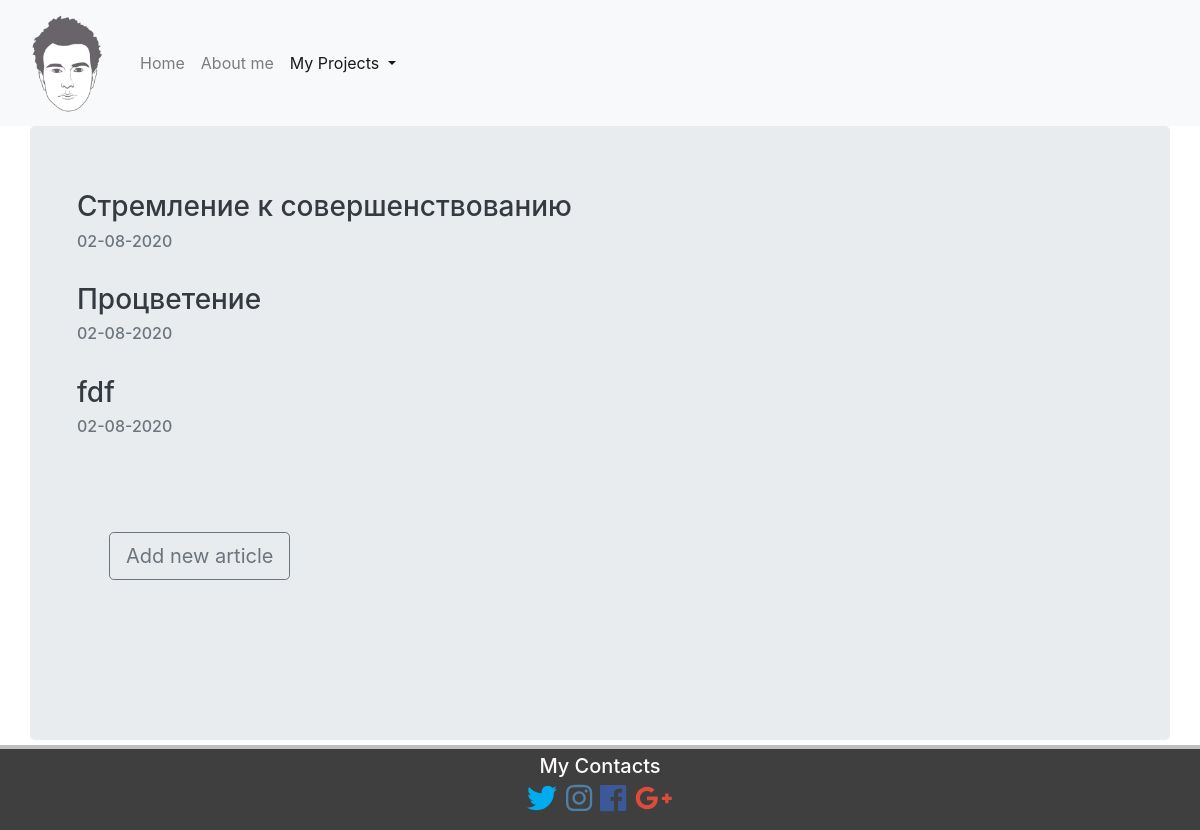
/articles/, run on an earlier commit of the app's database.
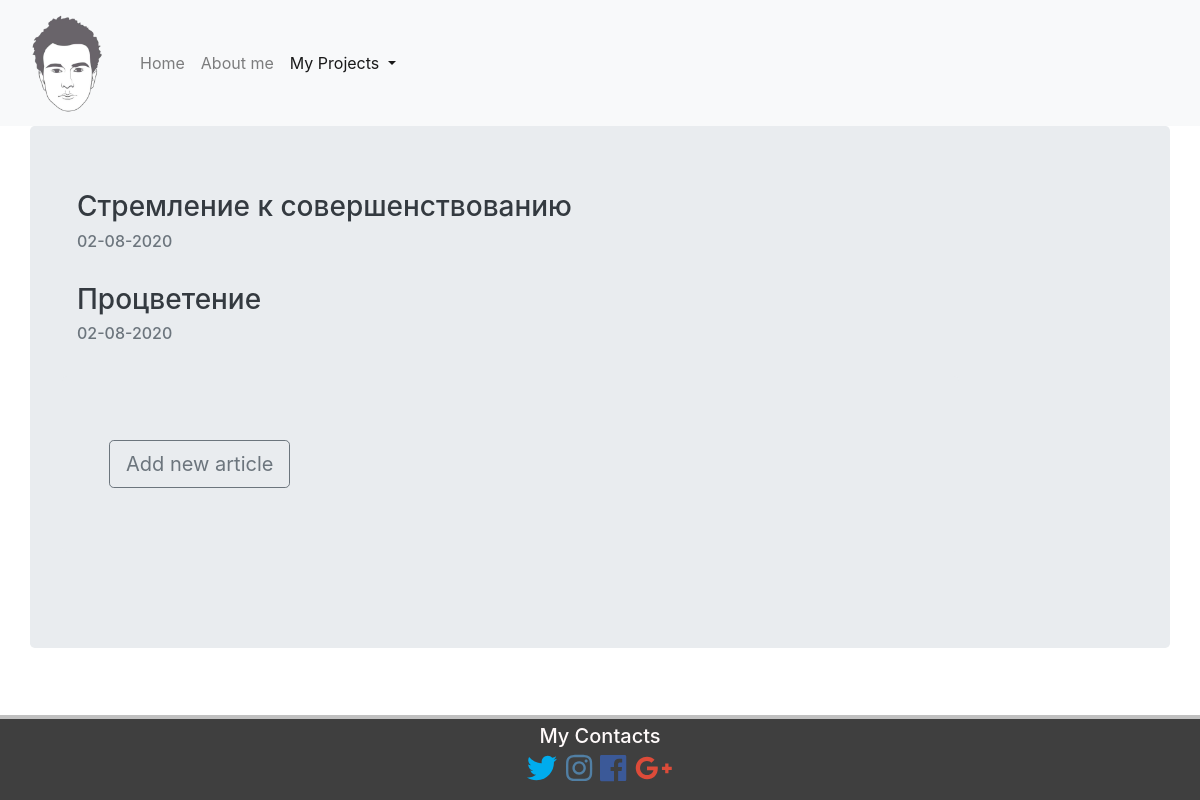
And on a later commit of the database.
### articles/models.py (models this page shows, shortened)
class Articles(models.Model):
    title = models.CharField(max_length=120)
    content = HTMLField()
    date = models.DateTimeField()

### articles/views.py (the view)
# urls.py: path('', ArticlesView.as_view(), name='articles'),
class ArticlesView(ListView):
    template_name = 'articles/articles_page.html'
    def get_queryset(self):
        return Articles.objects.all().order_by('-date')[:5]
    def get_context_data(self, *args, **kwargs):
        contex = super().get_context_data(*args, **kwargs)
        contex['articles'] = Articles.objects.all()
        return contex

### articles/templates/articles/articles_page.html (shortened to what this page needs)
{% extends "home/wrapper.html" %}
{% block p %} active {% endblock %}
{% block content %}
{% for post in object_list %}
<a class="text-dark" href="{% url 'article' pk=post.pk %}">
    <h3>{{post.title}}</h3>
</a>
<h6 class="text-secondary">{{post.date|date:"d-m-Y"}}</h6><br>
{% endfor %}
<div class="row jumbotron">
    <div class="col-xs-12 col-sm-12 col-md-3 col-lg-3 col-xl-2">
        <a href="{% url 'create' %}"><button class="btn btn-outline-secondary btn-lg" type="button">Add new
                article</button></a>
    </div>
</div>
{% endblock %}

### home/templates/home/wrapper.html (shortened to what this page needs)
{% load static %}
<!DOCTYPE html>
<html lang="en">
<head>
    <link rel="stylesheet" href="https://maxcdn.bootstrapcdn.com/bootstrap/4.0.0/css/bootstrap.min.css">
    <link rel="stylesheet" type="text/css" href="{% static 'home/base.css' %}">
</head>
<body>
    <nav class="navbar navbar-expand-lg navbar-light bg-light sticky-top">
        <a href="{% url 'home' %}" class="navbar-brand"><img src="{% static 'home/nav.PNG' %}"></a>
        <div class="collapse navbar-collapse" id="navbarResponsive">
            <ul class="navbar-nav mr-auto">
                <li class="nav-item {% block h %}{% endblock %}">
                    <a class="nav-link" href="{% url 'home' %}">Home<span class="sr-only">(current)</span></a>
                </li>
                <li class="nav-item {% block a %}{% endblock %}">
                    <a href="{% url 'about' %}" class="nav-link">About me</a>
                </li>
                <li class="nav-item dropdown {% block p %}{% endblock %}">
                    <a href="#" class="nav-link dropdown-toggle" id="navbarDropdown" role="button"
                        data-toggle="dropdown" aria-haspopup="true" aria-expanded="false">My Projects
                    </a>
                </li>
            </ul>
        </div>
    </nav>
    <div class="container">
        <div class="row jumbotron" style="margin-bottom: 0;">
            <div class="col-xs-12 col-sm-12 col-md-9 col-lg-9 col-xl-10">
                {% block content %}
                {% endblock %}
            </div>
        </div>
    </div>
</body>
<footer class="container-fluid">
    <div class="container-fluid">
        <div class="row padding text-center">
            <div class="col-12" style="margin-bottom: -10px; margin-top: 5px;">
                <h5>My Contacts</h5>
            </div>
            <div class="col-12 social padding">
                <a href="#"><i class="fab fa-twitter"></i></a>
                <a href="#"><i class="fab fa-instagram"></i></a>
                <a href="#"><i class="fab fa-facebook"></i></a>
                <a href="#"><i class="fab fa-google-plus-g"></i></a>
            </div>
        </div>
    </div>
</footer>
</html>

### home/static/home/base.css (style rules this page uses)
.navbar-brand img { width: 100px; }
.social { font-size: 30px; }
.fa-facebook { color: #3b5998; }
.fa-instagram { color: #517fa4; }
.fa-twitter { color: #00aced; }
.fa-google-plus-g { color: #dd4b39; }
footer { background-color: #3f3f3f; border-top: 4px solid silver; color: snow; height: 85px; position: absolute; bottom: 0; }
body { padding-bottom: 90px; position: relative; min-height: 100vh; }

What changed in the data, as far as the page shows it:
removed Articles: title "fdf", date "02-08-2020"
